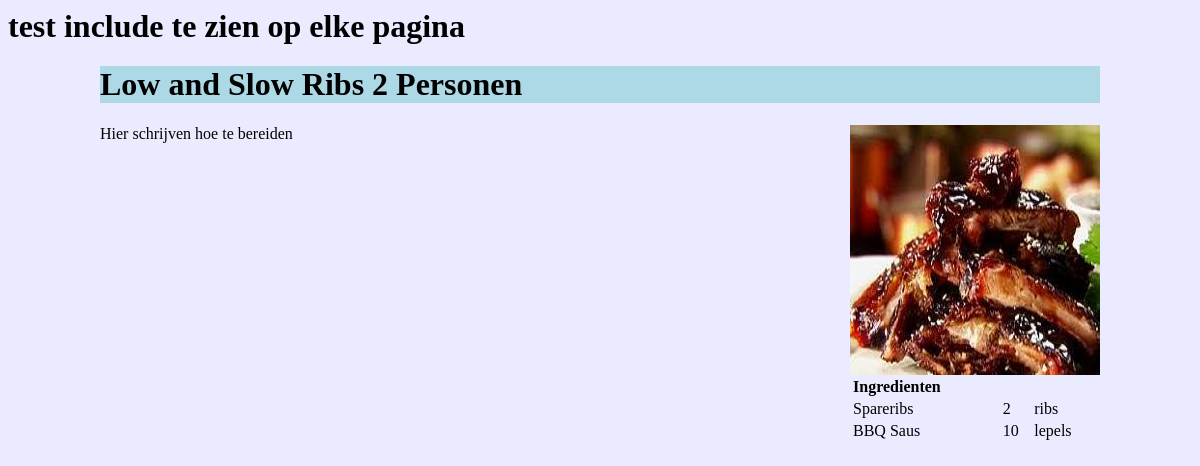
The page /food/4/ on the database its author committed.
### food/models.py (models this page shows, shortened)
class Dish(models.Model):
    name = models.CharField(max_length=50)
    description = models.CharField(max_length=250)
    pub_date = models.DateTimeField('date published')
    persons = models.IntegerField()
    url = models.CharField(max_length=30)
    preparation = models.TextField()

class Ingredient(models.Model):
    dish = models.ForeignKey(Dish)
    ingredient = models.CharField(max_length=30)
    amount = models.IntegerField(default=0)
    unit = models.CharField(max_length=10)

### food/views.py (the view)
# urls.py: url(r'^(?P<pk>\d+)/$', views.DetailView.as_view(), name='detail'),
class DetailView(generic.DetailView):
    model = Dish
    template_name = 'food/detail.html'

### food/templates/food/detail.html
{% include "food/test.html" %}
{% load staticfiles %}
<link rel="stylesheet" type="text/css" href="{% static 'food/style.css' %}" />
<div id='container'>
	<div id='header'>
		<h1>{{ dish.name }}  {{dish.persons}} Personen</h1>
	</div>
	<div id ='content-left'>
		{{ dish.preparation|safe }}
	</div>
	<div id = 'content-right'>
		{% if dish.url != None %}
			<img src="/static/food/images/{{ dish.url }}" width="250" height="250">
		{% endif %}
		<table style="width:250px">
		<th>Ingredienten</th>
		{% for ingredient in dish.ingredient_set.all %}
			<tr>
				<td>{{ ingredient.ingredient }}</td>
				<td>{{ ingredient.amount }}</td>
				<td>{{ ingredient.unit }}</td>
			</tr>
		{% endfor %}
		</table>
	</div>
</div>

### food/static/food/style.css (style rules this page uses)
#container { width:1000px; margin:auto; background-color: lightblue; }
#header { #background-color: red; }
#content-left { #background-color: orange; height: 200px; width: 750px; float:left; }
#content-right { #background-color: blue; width: 250px; float:right; }
img { float: right; }
th { text-align: left; }

### rows shown on the page
Dish: name "Low and Slow Ribs", persons "2", preparation "Hier schrijven hoe te bereiden", url (picture)
Ingredient: ingredient "Spareribs", amount "2", unit "ribs"
Ingredient: ingredient "BBQ Saus", amount "10", unit "lepels"
